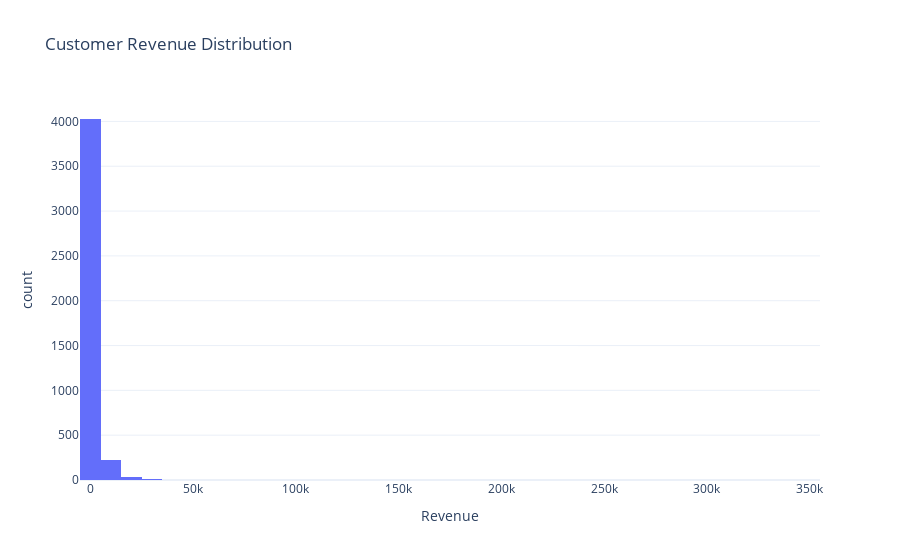

The cell this chart's notebook holds for it:
### Code cell
# Création d'un histogramme de distribution des revenus clients
fig = px.histogram(
    customer_revenue,           # DataFrame contenant le CA par client
    x='Revenue',                # Variable à distribuer sur l'axe X
    nbins=50,                   # Nombre de barres (intervalles) pour la distribution
    title='Customer Revenue Distribution'  # Titre du graphique
)

# Application du thème visuel épuré
fig.update_layout(template="plotly_white")

fig.write_image("../reports/figures/Distribution_revenue.png")
# Affichage interactif du graphique
fig.show()

### Figure 1 — Plotly figure (JSON) as saved in the notebook; plotly's stock layout.template omitted (floating-point values rounded to 4 significant figures; data arrays with more than 128 entries replaced by an {"elided": "..."} marker saying what was removed)
{"data": [{"bingroup": "x", "hovertemplate": "Revenue=%{x}<br>count=%{y}<extra></extra>", "legendgroup": "", "marker": {"color": "#636efa", "pattern": {"shape": ""}}, "name": "", "nbinsx": 50, "orientation": "v", "showlegend": false, "type": "histogram", "x": {"elided": "4312 float values"}, "xaxis": "x", "yaxis": "y"}], "layout": {"barmode": "relative", "legend": {"tracegroupgap": 0}, "title": {"text": "Customer Revenue Distribution"}, "xaxis": {"anchor": "y", "domain": [0, 1], "title": {"text": "Revenue"}}, "yaxis": {"anchor": "x", "domain": [0, 1], "title": {"text": "count"}}}}
